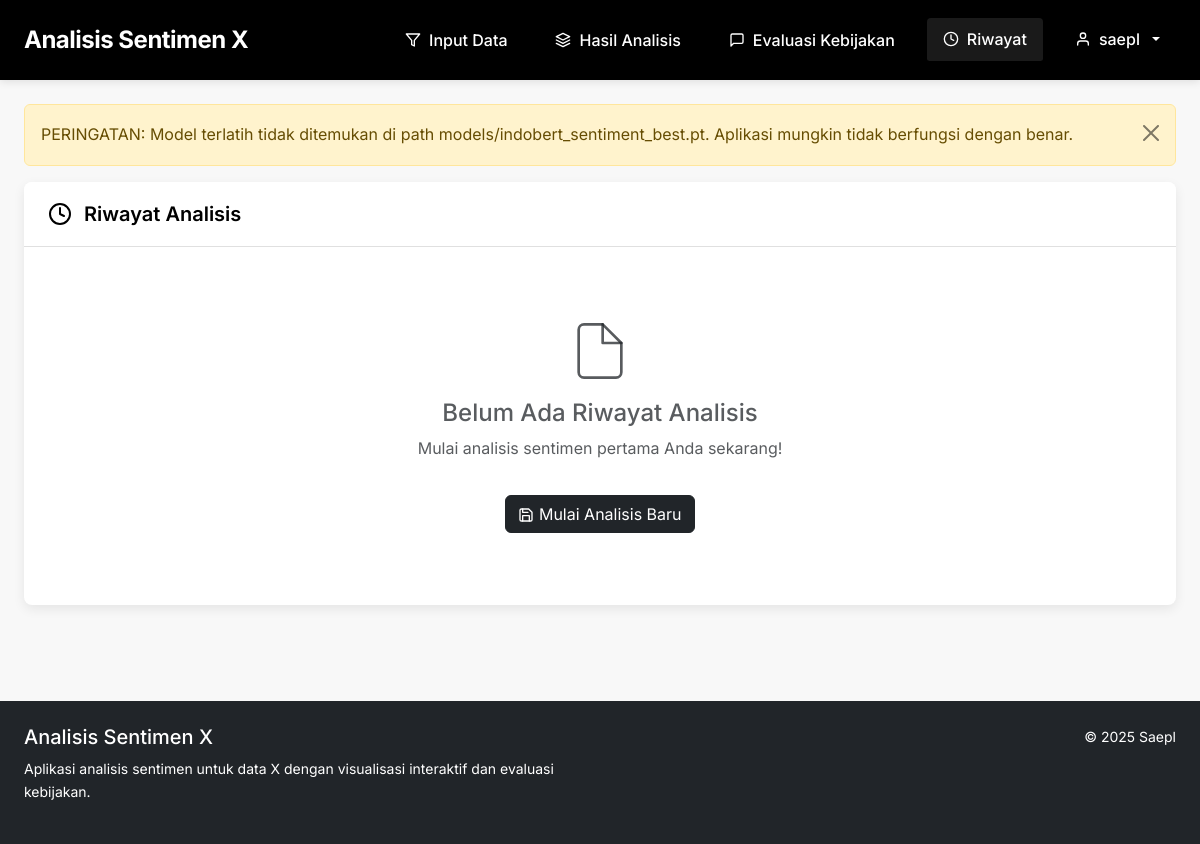
/?view=history (signed in), run on an earlier commit of the app's database.
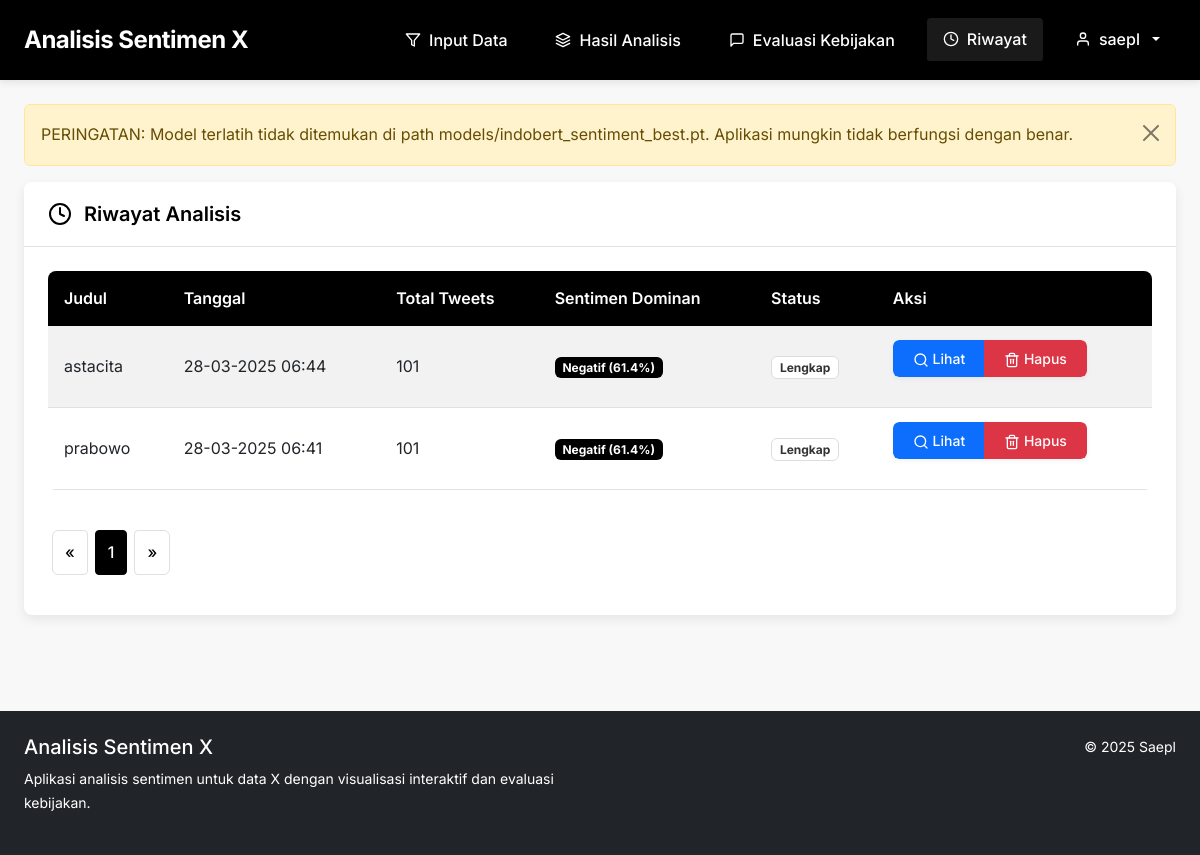
And on a later commit of the database.
### app/models/database.py (models this page shows, shortened)
class AnalysisHistory(db.Model):
    id = db.Column(db.Integer, primary_key=True)
    title = db.Column(db.String(128), nullable=False)
    description = db.Column(db.Text, nullable=True)
    created_at = db.Column(db.DateTime, default=datetime.utcnow)
    file_path = db.Column(db.String(256), nullable=True)
    result_file_path = db.Column(db.String(256), nullable=True)
    total_tweets = db.Column(db.Integer, default=0)
    positive_count = db.Column(db.Integer, default=0)
    neutral_count = db.Column(db.Integer, default=0)
    negative_count = db.Column(db.Integer, default=0)
    positive_percent = db.Column(db.Float, default=0)
    neutral_percent = db.Column(db.Float, default=0)
    negative_percent = db.Column(db.Float, default=0)
    top_hashtags = db.Column(db.Text, nullable=True)  # Stored as JSON
    top_topics = db.Column(db.Text, nullable=True)    # Stored as JSON
    sentiment_plot = db.Column(db.Text, nullable=True)  # Base64 encoded image
    user_id = db.Column(db.Integer, db.ForeignKey('user.id'), nullable=False)

### app/routes/main_routes.py (the view)
@main_bp.route('/')
def index():
    model_path = current_app.config['MODEL_PATH']
    if not os.path.exists(model_path):
        flash("PERINGATAN: Model terlatih tidak ditemukan di path models/indobert_sentiment_best.pt. Aplikasi mungkin tidak berfungsi dengan benar.", "warning")
    view = request.args.get('view', 'input')
    if view in ['history', 'profile'] and not current_user.is_authenticated:
        flash('Anda harus login terlebih dahulu untuk mengakses halaman ini.', 'warning')
        return redirect(url_for('main.index', view='login'))
    if view == 'history':
        page = request.args.get('page', 1, type=int)
        histories = AnalysisHistory.query.filter_by(user_id=current_user.id).order_by(
            AnalysisHistory.created_at.desc()).paginate(page=page, per_page=10)
        return render_template('history/index.html', title='Riwayat Analisis',
                              histories=histories, view=view)
    elif view == 'profile':
        last_analysis = None
        if current_user.is_authenticated and current_user.histories.count() > 0:
            last_analysis = current_user.histories.order_by(AnalysisHistory.created_at.desc()).first()
        return render_template('auth/profile.html', title='Profil',
                              last_analysis=last_analysis, view=view)
    elif view == 'login':
        if current_user.is_authenticated:
            return redirect(url_for('main.index'))
        from app.forms.auth_forms import LoginForm
        form = LoginForm()
        return render_template('auth/login.html', title='Login', form=form, view=view)
    elif view == 'register':
        if current_user.is_authenticated:
            return redirect(url_for('main.index'))
        from app.forms.auth_forms import RegistrationForm
        form = RegistrationForm()
        return render_template('auth/register.html', title='Register', form=form, view=view)
    return render_template('index.html', view=view)

### app/models/database.py (called while the page is built)
@login_manager.user_loader
def load_user(user_id):
    return User.query.get(int(user_id))

### app/templates/history/index.html (shortened to what the changed rows need)
{% extends "base.html" %}
{% block content %}
<div class="card">
    <div class="card-header">
        <h2 class="card-title">Riwayat Analisis</h2>
    </div>
    <div class="card-body">
        {% if histories.items %}
            <div class="table-responsive">
                <table class="table table-striped table-hover">
                    <thead>
                        <tr>
                            <th>Judul</th>
                            <th>Tanggal</th>
                            <th>Total Tweets</th>
                            <th>Sentimen Dominan</th>
                            <th>Status</th>
                            <th>Aksi</th>
                        </tr>
                    </thead>
                    <tbody>
                        {% for history in histories.items %}
                            <tr>
                                <td>{{ history.title }}</td>
                                <td>{{ history.created_at.strftime('%d-%m-%Y %H:%M') }}</td>
                                <td>{{ history.total_tweets }}</td>
                                <td>
                                    {% if history.positive_percent > history.neutral_percent and history.positive_percent > history.negative_percent %}
                                        <span class="badge bg-success">Positif ({{ history.positive_percent }}%)</span>
                                    {% elif history.neutral_percent > history.positive_percent and history.neutral_percent > history.negative_percent %}
                                        <span class="badge bg-warning">Netral ({{ history.neutral_percent }}%)</span>
                                    {% else %}
                                        <span class="badge bg-danger">Negatif ({{ history.negative_percent }}%)</span>
                                    {% endif %}
                                </td>
                                <td>
                                    {% if history.result_file_path and history.file_path %}
                                        <span class="badge bg-success">Lengkap</span>
                                    {% elif history.result_file_path %}
                                        <span class="badge bg-warning">Parsial</span>
                                    {% else %}
                                        <span class="badge bg-danger">Tidak Lengkap</span>
                                    {% endif %}
                                </td>
                                <td>
                                    <div class="btn-group" role="group">
                                        <a href="{{ url_for('history.show', id=history.id) }}" class="btn btn-sm btn-primary view-history-btn" data-history-id="{{ history.id }}" data-bs-toggle="tooltip" title="Lihat dan muat analisis">
                                            <svg xmlns="http://www.w3.org/2000/svg" width="16" height="16" viewBox="0 0 24 24" fill="none" stroke="currentColor" stroke-width="2" stroke-linecap="round" stroke-linejoin="round"><circle cx="11" cy="11" r="8"></circle><line x1="21" y1="21" x2="16.65" y2="16.65"></line></svg>
                                            Lihat
                                        </a>
                                        <button type="button" class="btn btn-sm btn-danger" data-bs-toggle="modal" data-bs-target="#deleteModal{{ history.id }}">
                                            Hapus
                                        </button>
                                    </div>
                                </td>
                            </tr>
                        {% endfor %}
                    </tbody>
                </table>
            </div>
            <nav aria-label="Page navigation">
                <ul class="pagination justify-content-center">
                    {% if histories.has_prev %}
                        <li class="page-item">
                            <a class="page-link" href="{{ url_for('history.index', page=histories.prev_num) }}" aria-label="Previous">
                                <span aria-hidden="true">&laquo;</span>
                            </a>
                        </li>
                    {% else %}
                        <li class="page-item disabled">
                            <a class="page-link" href="#" aria-label="Previous">
                                <span aria-hidden="true">&laquo;</span>
                            </a>
                        </li>
                    {% endif %}
                    {% for page_num in histories.iter_pages(left_edge=1, right_edge=1, left_current=2, right_current=2) %}
                        {% if page_num %}
                            {% if page_num == histories.page %}
                                <li class="page-item active">
                                    <a class="page-link" href="#">{{ page_num }}</a>
                                </li>
                            {% else %}
                                <li class="page-item">
                                    <a class="page-link" href="{{ url_for('history.index', page=page_num) }}">{{ page_num }}</a>
                                </li>
                            {% endif %}
                        {% else %}
                            <li class="page-item disabled">
                                <a class="page-link" href="#">...</a>
                            </li>
                        {% endif %}
                    {% endfor %}
                    {% if histories.has_next %}
                        <li class="page-item">
                            <a class="page-link" href="{{ url_for('history.index', page=histories.next_num) }}" aria-label="Next">
                                <span aria-hidden="true">&raquo;</span>
                            </a>
                        </li>
                    {% else %}
                        <li class="page-item disabled">
                            <a class="page-link" href="#" aria-label="Next">
                                <span aria-hidden="true">&raquo;</span>
                            </a>
                        </li>
                    {% endif %}
                </ul>
            </nav>
        {% else %}
            <div class="text-center py-5">
                <h4 class="text-muted">Belum Ada Riwayat Analisis</h4>
                <p class="text-muted">Mulai analisis sentimen pertama Anda sekarang!</p>
                <a href="{{ url_for('main.index') }}" class="btn btn-dark mt-3">
                    Mulai Analisis Baru
                </a>
            </div>
        {% endif %}
    </div>
</div>
{% endblock %}

### app/templates/base.html (shortened to what the changed rows need)
<!DOCTYPE html>
<html lang="id">
<head>
    <link href="https://cdn.jsdelivr.net/npm/bootstrap@5.3.0-alpha1/dist/css/bootstrap.min.css" rel="stylesheet">
    <link rel="stylesheet" href="{{ url_for('static', filename='css/style.css') }}">
</head>
<body>
    <div class="container my-4">
        <div id="alert-container">
            {% with messages = get_flashed_messages(with_categories=true) %}
                {% if messages %}
                    {% for category, message in messages %}
                        <div class="alert alert-{{ category }} alert-dismissible fade show animate-fade-in" role="alert">
                            {{ message }}
                            <button type="button" class="btn-close" data-bs-dismiss="alert" aria-label="Close"></button>
                        </div>
                    {% endfor %}
                {% endif %}
            {% endwith %}
        </div>
        <div id="main-content">
            {% block content %}{% endblock %}
        </div>
    </div>
</body>
</html>

What changed in the data, as far as the page shows it:
added AnalysisHistory: title "astacita", created_at "28-03-2025 06:44", total_tweets "101", negative_percent "61.4", shows "Lengkap"
added AnalysisHistory: title "prabowo", created_at "28-03-2025 06:41", total_tweets "101", negative_percent "61.4", shows "Lengkap"
Also different on the page:
text no longer shown: "Belum Ada Riwayat Analisis Mulai analisis sentimen pertama Anda sekarang! Mulai Analisis Baru"
text now shown: "Judul Tanggal Total Tweets Sentimen Dominan Status Aksi « »"
new list line: "1"
